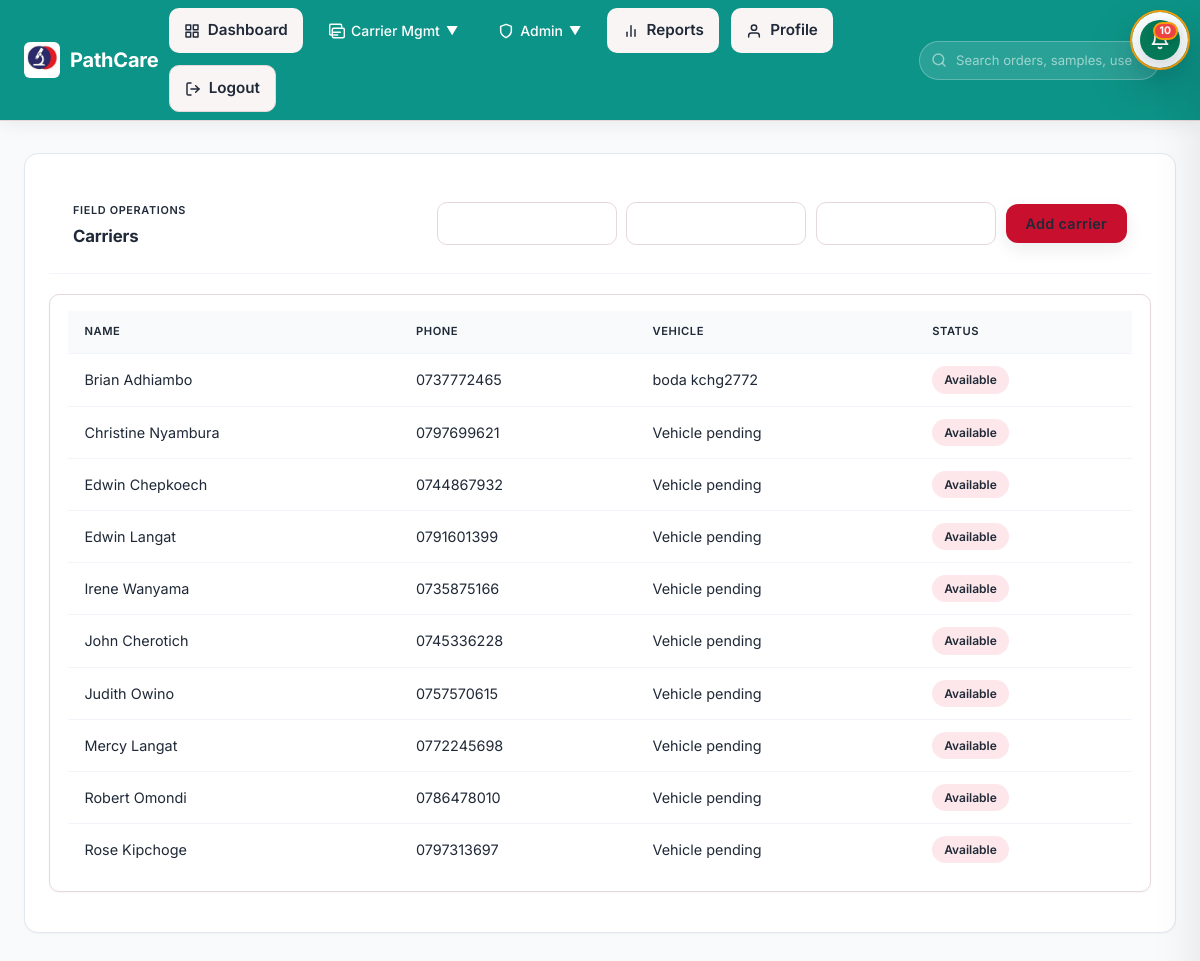
Page /carriers/ (signed in) on the committed database.
### tracking/models.py (models this page shows, shortened)
class Carrier(models.Model):
    class Status(models.TextChoices):
        AVAILABLE = "available", "Available"
        ON_JOB = "on_job", "On job"
        OFFLINE = "offline", "Offline"
    id = models.UUIDField(primary_key=True, default=uuid.uuid4, editable=False)
    user = models.OneToOneField(
        settings.AUTH_USER_MODEL,
        on_delete=models.CASCADE,
        related_name="carrier_profile",
        null=True,
        blank=True,
    )
    phone = models.CharField(max_length=32)
    vehicle = models.OneToOneField(
        'Vehicle',
        on_delete=models.SET_NULL,
        null=True,
        blank=True,
        related_name='carrier',
    )
    vehicle_type = models.CharField(max_length=64, blank=True)
    vehicle_plate = models.CharField(max_length=32, blank=True)
    status = models.CharField(max_length=16, choices=Status.choices, default=Status.AVAILABLE)
    current_latitude = models.FloatField(null=True, blank=True)
    current_longitude = models.FloatField(null=True, blank=True)
    last_location_update = models.DateTimeField(null=True, blank=True)
    is_active = models.BooleanField(default=True)
    @property
    def display_name(self):
        try:
            user = self.user
        except Exception:
            return "Unnamed carrier"
        if user is None:
            return "Unnamed carrier"
        return user.get_full_name() or user.username
    @property
    def vehicle_display(self):
        if self.vehicle:
            return str(self.vehicle)
        if self.vehicle_type or self.vehicle_plate:
            return f"{self.vehicle_type} {self.vehicle_plate}".strip()
        return "Vehicle pending"

### accounts/models.py (models this page shows, shortened)
class User(AbstractUser):
    class Role(models.TextChoices):
        SUPER_ADMIN = "super_admin", "Super Admin"
        DISPATCHER = "dispatcher", "Dispatcher"
        CARRIER = "carrier", "Carrier"
        CLIENT = "client", "Client"
        LAB_STAFF = "lab_staff", "Lab Staff"
    role = models.CharField(max_length=20, choices=Role.choices, default=Role.DISPATCHER)
    phone = models.CharField(max_length=32, blank=True)
    department = models.CharField(max_length=100, blank=True)
    objects = PathcareUserManager()

### tracking/views.py (the view)
# urls.py: path("carriers/", views.carrier_list, name="carrier_list"),
@role_required("super_admin", "dispatcher")
def carrier_list(request):
    carriers = Carrier.objects.filter(is_active=True).select_related("user").order_by("user__first_name")
    page = request.GET.get("page", 1)
    paginator = Paginator(carriers, 15)
    carriers = paginator.get_page(page)
    query_params = request.GET.copy()
    if "page" in query_params:
        del query_params["page"]
    return render(request, "tracking/carrier_list.html", {
        "carriers": carriers,
        "form": CarrierForm(),
        "page_obj": carriers,
        "querystring": query_params.urlencode(),
    })

### tracking/forms.py (shortened to what this page needs)
class CarrierForm(forms.Form):
    username = forms.CharField(max_length=150)
    password = forms.CharField(widget=forms.PasswordInput)
    first_name = forms.CharField(max_length=150, required=False)
    last_name = forms.CharField(max_length=150, required=False)
    phone = forms.CharField(max_length=32)
    vehicle_type = forms.CharField(max_length=64, required=False)
    vehicle_plate = forms.CharField(max_length=32, required=False)

### tracking/context_processors.py (called while the page is built)
def notifications(request):
    if not request.user.is_authenticated:
        return {}
    try:
        unread = Notification.objects.filter(user=request.user, is_read=False).count()
        recent = Notification.objects.filter(user=request.user).order_by("-created_at")[:10]
        return {"notifications_unread_count": unread, "notifications_list": recent}
    except Exception:
        return {}

### tracking/templates/tracking/carrier_list.html (shortened to what this page needs)
{% extends "tracking/base.html" %}
{% block content %}
<section class="panel">
  <div class="panel-header">
    <div>
      <p class="eyebrow">Field operations</p>
      <h2>Carriers</h2>
    </div>
    <form method="post" action="{% url 'tracking:carrier_create' %}" class="inline-form">
      {{ form.username }}
      {{ form.password }}
      {{ form.phone }}
      <button class="button primary" type="submit">Add carrier</button>
    </form>
  </div>
  {% if carriers %}
    <div class="table-card">
      <table>
        <thead><tr><th>Name</th><th>Phone</th><th>Vehicle</th><th>Status</th></tr></thead>
        <tbody>
          {% for carrier in carriers %}
            <tr>
              <td>{{ carrier.display_name }}</td>
              <td>{{ carrier.phone }}</td>
              <td>{{ carrier.vehicle_display }}</td>
              <td><span class="status-pill">{{ carrier.get_status_display }}</span></td>
            </tr>
          {% endfor %}
        </tbody>
      </table>
    </div>
  {% else %}
    <p class="empty-state">No carriers yet.</p>
  {% endif %}
</section>
{% endblock %}

### tracking/templates/tracking/base.html (style rules this page uses)
:root { --color-primary: #0d9488; --color-primary-hover: #0f766e; --color-primary-soft: #f0fdfa; --color-primary-border: #99f6e4; --color-primary-ink: #115e59; --color-surface: #ffffff; --color-surface-alt: #f8fafc; --color-surface-raised: #ffffff; --color-text: #0f172a; --color-text-secondary: #475569; --color-text-muted: #94a3b8; --color-border: #e2e8f0; --color-border-light: #f1f5f9; --color-danger: #ef4444; --color-danger-soft: #fef2f2; --color-warning: #f59e0b; --color-warning-soft: #fffbeb; --color-success: #10b981; --color-success-soft: #ecfdf5; --color-info: #3b82f6; --color-info-soft: #eff6ff; --space-xs: 4px; --space-sm: 8px; --space-md: 16px; --space-lg: 24px; --space-xl: 32px; --space-2xl: 48px; --radius-sm: 6px; --radius-md: 10px; --radius-lg: 14px; --radius-xl: 20px; --radius-full: 9999px; --shadow-sm: 0 1px 2px rgba(0,0,0,.04); --shadow-md: 0 4px 12px rgba(0,0,0,.06); --shadow-lg: 0 12px 32px rgba(0,0,0,.08); --shadow-xl: 0 24px 48px rgba(0,0,0,.10); --shadow-nav: 0 2px 20px rgba(0,0,0,.08); --ease-out: cubic-bezier(0.16, 1, 0.3, 1); --ease-in-out: cubic-bezier(0.65, 0, 0.35, 1); --duration-fast: 150ms; --duration-normal: 250ms; --duration-slow: 400ms; --font-sans: 'Inter', system-ui, -apple-system, sans-serif; }
*, *::before, *::after { margin: 0; padding: 0; box-sizing: border-box; }
html { font-family: var(--font-sans); -webkit-font-smoothing: antialiased; -moz-osx-font-smoothing: grayscale; -webkit-tap-highlight-color: transparent; scroll-behavior: smooth; scroll-padding-top: 80px; }
body { background: var(--color-surface-alt); color: var(--color-text); line-height: 1.6; min-height: 100vh; min-height: 100dvh; overflow-x: hidden; max-width: 100vw; }
*, *::before, *::after { min-width: 0; }
.panel { background: var(--color-surface); border: 1px solid var(--color-border); border-radius: var(--radius-lg); box-shadow: var(--shadow-sm); margin-bottom: var(--space-lg); overflow: hidden; }
.panel-header { display: flex; align-items: flex-start; justify-content: space-between; gap: var(--space-md); padding: var(--space-lg); border-bottom: 1px solid var(--color-border-light); flex-wrap: wrap; }
.panel-header .eyebrow { font-size: .68rem; font-weight: 600; text-transform: uppercase; letter-spacing: .06em; color: var(--color-text-muted); margin-bottom: 3px; }
.panel-header h2 { font-size: 1.05rem; font-weight: 700; letter-spacing: -0.01em; margin: 0; }
.table-card { overflow-x: auto; -webkit-overflow-scrolling: touch; }
.table-card table { width: 100%; border-collapse: collapse; font-size: .85rem; }
.table-card thead th { text-align: left; padding: 12px 16px; font-size: .7rem; font-weight: 600; text-transform: uppercase; letter-spacing: .05em; color: var(--color-text-muted); border-bottom: 1px solid var(--color-border-light); white-space: nowrap; background: var(--color-surface-alt); }
.table-card tbody td { padding: 12px 16px; border-bottom: 1px solid var(--color-border-light); color: var(--color-text); vertical-align: middle; }
.table-card tbody tr:last-child td { border-bottom: none; }

### rows in the picture
Carrier: display_name "Brian Adhiambo", phone "0737772465", vehicle_display "boda kchg2772", status "Available"
Carrier: display_name "Christine Nyambura", phone "0797699621", vehicle_display "Vehicle pending", status "Available"
Carrier: display_name "Edwin Chepkoech", phone "0744867932", vehicle_display "Vehicle pending", status "Available"
Carrier: display_name "Edwin Langat", phone "0791601399", vehicle_display "Vehicle pending", status "Available"
Carrier: display_name "Irene Wanyama", phone "0735875166", vehicle_display "Vehicle pending", status "Available"
Carrier: display_name "John Cherotich", phone "0745336228", vehicle_display "Vehicle pending", status "Available"
Carrier: display_name "Judith Owino", phone "0757570615", vehicle_display "Vehicle pending", status "Available"
Carrier: display_name "Mercy Langat", phone "0772245698", vehicle_display "Vehicle pending", status "Available"
Carrier: display_name "Robert Omondi", phone "0786478010", vehicle_display "Vehicle pending", status "Available"
Carrier: display_name "Rose Kipchoge", phone "0797313697", vehicle_display "Vehicle pending", status "Available"

### other values in the picture
{{ notifications_unread_count }} "10"
